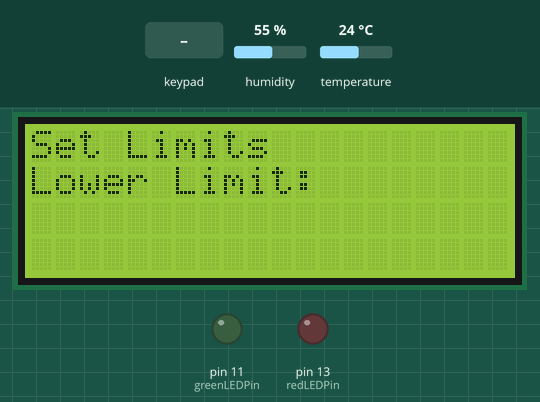
Bench run of a sketch on a simulated Arduino Uno, built with avr-gcc and run on an emulated ATmega328P. Shown: 20×4 character LCD, output pins drawn as LEDs (lit = HIGH). Dashed ring = blinking. The test bench sets the inputs (shaded band); at power-on: temperature 24 °C, humidity 55 %. What the sketch prints to the serial monitor is not drawn.

Above: at 2.9 s.
3.0 s: keypad keys 9 8 7 6 pressed 0.4 s apart
At 5.7 s:
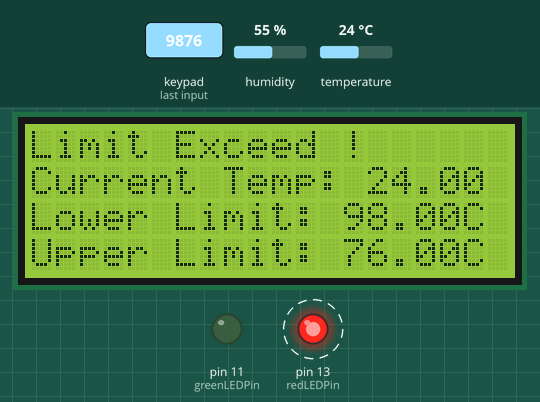
7.6 s: temperature set to 1 °C
At 9.6 s:
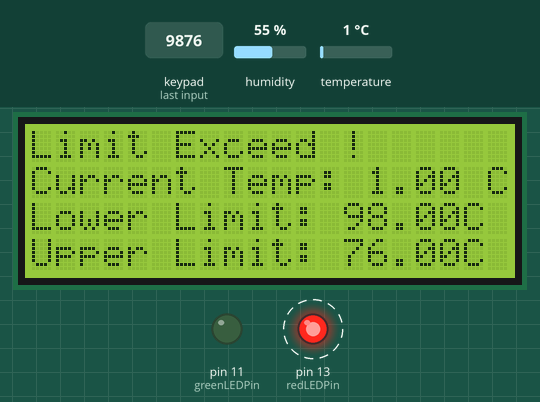
10.6 s: temperature set to 12 °C
At 11.5 s:
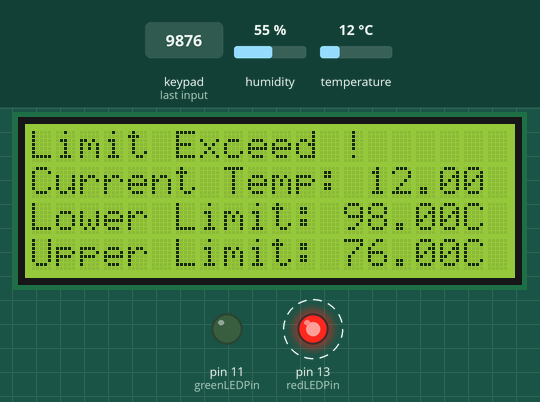
13.6 s: temperature set to 19 °C
Timing chart, 0 to 17.6 s (numbered marks = the images above; inputs shaded):
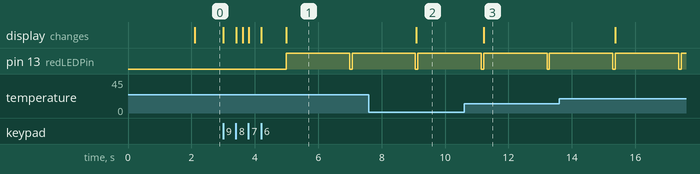

The sketch:

TempMonitoring.ino
```cpp
/*
  Project: Temperature Monitoring for Controlled Environment
  Author: Ashwini Shinde
*/


// Libraries
#include <Wire.h>
#include <Keypad.h>
#include <LiquidCrystal_I2C.h>
#include <DHT.h>

// Define Pins According to Circuit
#define DHTPIN 10
#define DHTTYPE DHT22  // Define the type of DHT sensor (DHT11 or DHT22)
#define redLEDPin 13
#define greenLEDPin 11
#define buzzerPin 12

// Create a DHT object
DHT dhtObject(DHTPIN, DHTTYPE);

LiquidCrystal_I2C lcd(0x27, 20, 4); // Initialize the LCD object with its I2C address and dimensions
const byte ROWS = 4;
const byte COLS = 4;
float lowerTempLimit = 00.0;
float upperTempLimit = 00.0;
char hexaKeys[ROWS][COLS] = {
  { '1', '2', '3', 'A' },
  { '4', '5', '6', 'B' },
  { '7', '8', '9', 'C' },
  { '*', '0', '#', 'D' }
};
byte rowPins[ROWS] = { 9, 8, 7, 6 };
byte colPins[COLS] = { 5, 4, 3, 2 };
Keypad customKeypad = Keypad(makeKeymap(hexaKeys), rowPins, colPins, ROWS, COLS);

void setup() {
  pinMode(redLEDPin, OUTPUT);    // Set red LED pin as output
  pinMode(greenLEDPin, OUTPUT);  // Set green LED pin as output
  Serial.begin(9600);
  dhtObject.begin();
  lcd.backlight();  // Turn on the LCD backlight
  lcd.init();       // Initialize the LCD
  lcd.setCursor(0, 0);
  lcd.print("Welcome User!");
  delay(2000);
  lcd.clear();
  setTemperatureLimits();  // Call the function to set temperature limits
}

void loop() {
  float temp = dhtObject.readTemperature();  // Read the current temperature from the DHT sensor

  lcd.setCursor(0, 1);
  lcd.print("Current Temp: ");
  lcd.print(temp);
  lcd.print(" C");

  lcd.setCursor(0, 2);
  lcd.print("Lower Limit: ");
  lcd.print(lowerTempLimit);
  lcd.print("C");

  lcd.setCursor(0, 3);
  lcd.print("Upper Limit: ");
  lcd.print(upperTempLimit);
  lcd.print("C");

  // Compare temperature with limits and take action if necessary
  if ((temp > upperTempLimit) || (temp < lowerTempLimit) ) {
    // Temperature exceeds upper limit or is below lower limit
    lcd.setCursor(0, 0);
    lcd.print("Limit Exceed !");
    Serial.println("Limit Exceed");
    digitalWrite(buzzerPin, HIGH);    // Turn on the buzzer
    digitalWrite(redLEDPin, HIGH);    // Turn on the red LED
    delay(2000);
    digitalWrite(buzzerPin, LOW);     // Turn off the buzzer
    digitalWrite(redLEDPin, LOW);     // Turn off the red LED

  } else {
    lcd.setCursor(0, 0);
    lcd.print("Temp OK !");
    Serial.println("Temp OK");
    digitalWrite(greenLEDPin, HIGH);  // Turn on the green LED
    delay(2000);
    digitalWrite(greenLEDPin, LOW);   // Turn off the green LED
  }
}

void setTemperatureLimits() {
  char storeDigit[2];
  int digitCount = 0;

  lcd.print("Set Limits");
  lcd.setCursor(0, 1);
  lcd.print("Lower Limit: ");
  char key = customKeypad.getKey();

  while (digitCount < 2) {
    char key = customKeypad.getKey();
    if (key) {
      storeDigit[digitCount] = key;
      digitCount++;
      lcd.print(key);
      delay(200);
    }
  }

  lowerTempLimit = atof(storeDigit);  // Convert the stored digits to a floating-point lower temperature limit
  key = '\0';                         // Reset the key value
  storeDigit[2] = '\0';                // Reset the stored digits
  digitCount = 0;
  lcd.setCursor(0, 2);
  lcd.print("Upper Limit: ");

  while (digitCount < 2) {
    char key = customKeypad.getKey();
    if (key) {
      storeDigit[digitCount] = key;
      digitCount++;
      lcd.print(key);
      delay(200);
    }
  }

  upperTempLimit = atof(storeDigit);  // Convert the stored digits to a floating-point upper temperature limit

  delay(500);
  lcd.clear();
}
```

Measured:
- after the input at 3.0 s, pin 13 (redLEDPin): LOW → HIGH after 2.0 s, → LOW 2.0 s later, → HIGH 0.08 s later; the display: first changes at once (image 1 shows a later state)
- after the input at 7.6 s, the display: changes after 1.5 s (image 2)
- after the input at 10.6 s, the display: changes after 0.62 s (image 3)
